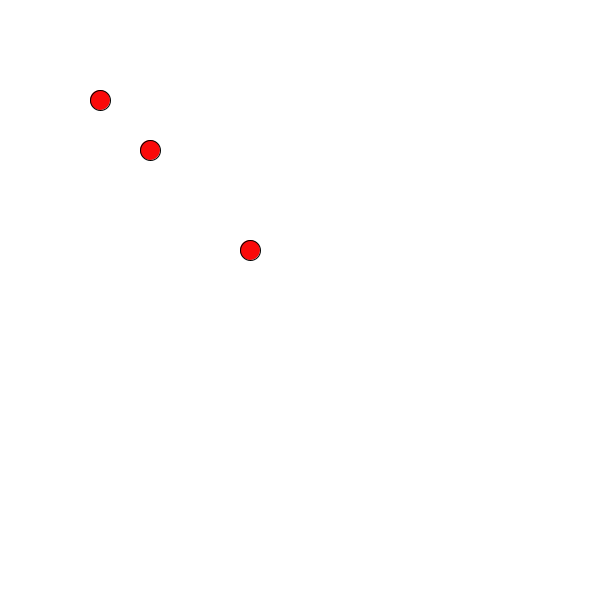
Frame 1 (no input)
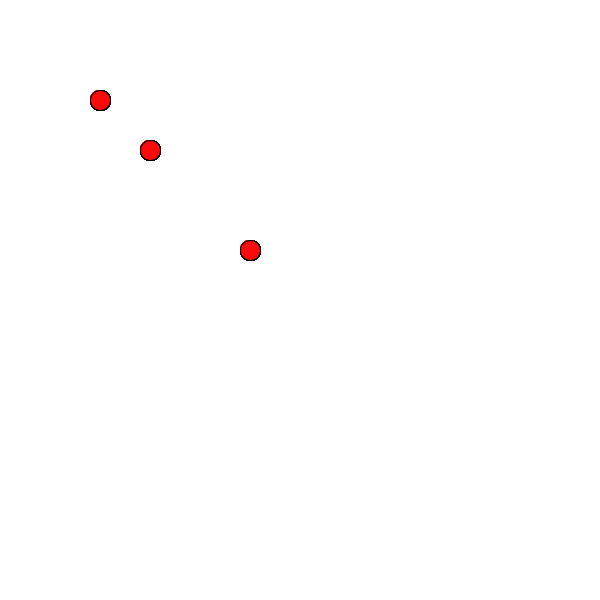
Frame 60 (the mouse pressed at the canvas centre just before this capture)
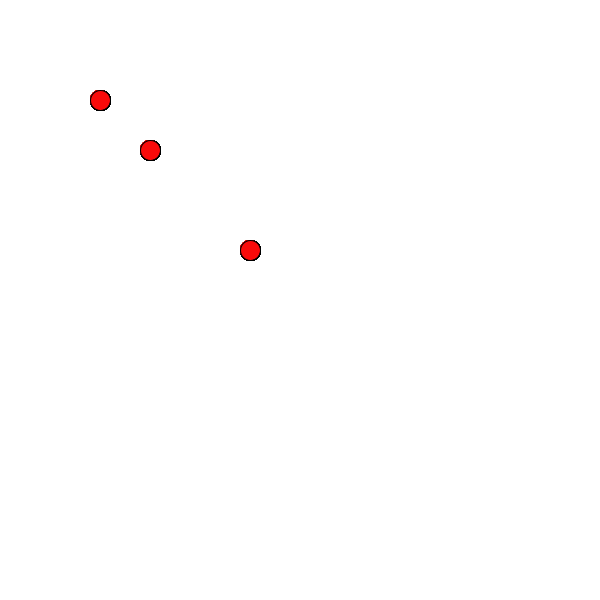
Frame 120 (the mouse held since frame 60 and released just before this capture)

The Processing sketch that drew these frames (run headless with seeded random() and noise(); from frame 60 on, the mouse is pressed at the canvas centre):

// Processing sketch: dritteVorlage
// ── dritteVorlage.pde
KREIS ball;
KREIS egon;
KREIS anna;

void setup()
{
  size(600,600);
  anna = new KREIS();
  
  ball = new KREIS();
 
  
  egon = new KREIS();
  background(255,255,255);
   ball.SetzeKoordinaten(150, 150 );
   anna.SetzeKoordinaten(250, 250);
  
}

void draw()
{
  ball.Zeichne();
  egon.Zeichne();
  anna.Zeichne();
  
}

// ── KREIS.pde
class KREIS
{
  String farbe;
  int xPos;
  int yPos;
  int radius;
  
  KREIS()
  {
    farbe= "rot";
    xPos = 100;
    yPos = 100;
    radius = 20;
  }
  
  void Zeichne()
  {
    fill(250,10,10);
    ellipse(xPos,yPos,radius,radius);
  }
  
  void SetzeKoordinaten( int xNeu, int yNeu  )
  {
    xPos = xNeu;
    yPos = yNeu;
  }
  
  
  
  
  
  
}
